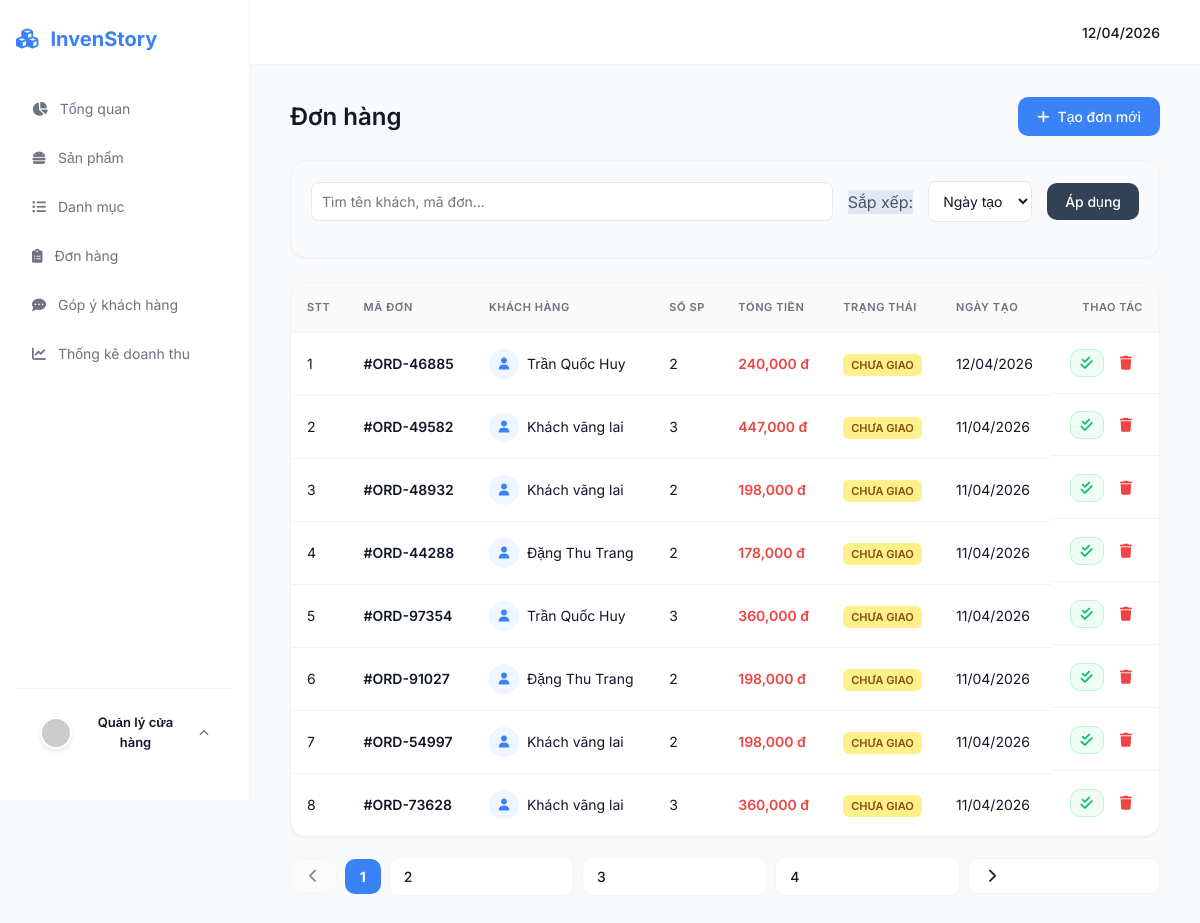
Page /admin/orders on the committed database.
### src/models.py (models this page shows)
class Order(db.Model):
    __tablename__ = 'orders'
    id = db.Column(db.Integer, primary_key=True)
    order_code = db.Column(db.String(20), unique=True, nullable=False)
    user_id = db.Column(db.Integer, db.ForeignKey('users.id', ondelete='SET NULL'))
    total_price = db.Column(db.Numeric(12, 2), nullable=False)
    status = db.Column(db.String(50), default='pending')
    shipping_address = db.Column(db.Text, nullable=False)
    note = db.Column(db.Text)
    created_at = db.Column(db.DateTime, default=datetime.utcnow)
    items = db.relationship('OrderItem', backref='order', cascade="all, delete-orphan")
    payment = db.relationship('Payment', backref='order', uselist=False, cascade="all, delete-orphan")

class User(db.Model):
    __tablename__ = 'users'
    id = db.Column(db.Integer, primary_key=True)
    username = db.Column(db.String(50), unique=True, nullable=False)
    full_name = db.Column(db.String(100), nullable=False)
    email = db.Column(db.String(100), unique=True, nullable=False)
    password_hash = db.Column(db.String(255), nullable=False)
    phone = db.Column(db.String(15))
    address = db.Column(db.Text)
    role = db.Column(db.String(20), default='customer')
    created_at = db.Column(db.DateTime, default=datetime.utcnow)
    cart = db.relationship('Cart', backref='user', uselist=False, cascade="all, delete-orphan")
    orders = db.relationship('Order', backref='user', lazy=True)
    reviews = db.relationship('Review', backref='user', lazy=True)

### src/admin.py (the view, shortened to what this page needs)
@admin_bp.route('/orders')
def admin_orders():
    search_query = request.args.get('search', '').strip()
    page = request.args.get('page', 1, type=int)
    query = Order.query.outerjoin(User)
    pagination = query.order_by(Order.created_at.desc()).paginate(page=page, per_page=8, error_out=False)
    orders = pagination.items
    all_users = User.query.filter(User.role != 'admin').all()
    all_products = Product.query.all()
    return render_template('admin/order.html',
                           orders=orders,
                           pagination=pagination,
                           search_query=search_query,
                           users=all_users,
                           products=all_products)

### src/templates/admin/order.html (shortened to what this page needs)
{% extends "admin/base.html" %}
{% block content %}
<div class="page-header">
    <h1 style="font-size: 24px; font-weight: 600;">Đơn hàng</h1>
    <div class="actions">
        <button class="btn btn-add" onclick="toggleAdminOrderModal()">
            <i class="fa-solid fa-plus"></i> Tạo đơn mới
        </button>
    </div>
</div>
<div class="data-card" style="padding: 20px; margin-bottom: 24px; background: #f8fafc;">
    <form method="get" action="{{ url_for('admin.admin_orders') }}"
        style="display: flex; gap: 15px; align-items: center; margin-bottom: 15px; flex-wrap: wrap;">
        <input type="text" name="search" value="{{ search_query }}" placeholder="Tìm tên khách, mã đơn..."
            style="flex: 1; min-width: 250px; padding: 10px; border: 1px solid #e2e8f0; border-radius: 8px;">
        <span class="badge" style="background: #e2e8f0; color: #475569;">Sắp xếp:</span>
        <select name="sort" style="padding: 10px; border: 1px solid #e2e8f0; border-radius: 8px;">
            <option value="date">Ngày tạo</option>
        </select>
        <button type="submit" class="btn btn-upload" style="background: #334155; color: white; border: none;">Áp
            dụng</button>
    </form>
</div>
<div class="data-card">
    <table>
        <thead>
            <tr>
                <th>STT</th>
                <th>Mã đơn</th>
                <th>Khách hàng</th>
                <th>Số SP</th>
                <th>Tổng tiền</th>
                <th>Trạng thái</th>
                <th>Ngày tạo</th>
                <th style="text-align: right;">Thao tác</th>
            </tr>
        </thead>
        <tbody id="orderTable">
            {% for order in orders %}
            <tr id="order-row-{{ order.id }}">
                <td>{{ loop.index + (pagination.page - 1) * pagination.per_page }}</td>
                <td><b>#{{ order.order_code }}</b></td>
                <td>
                    <div style="display: flex; align-items: center; gap: 8px;">
                        <div
                            style="width: 30px; height: 30px; background: var(--primary-light); color: var(--primary); border-radius: 50%; display: flex; align-items: center; justify-content: center; font-weight: bold;">
                            <i class="fa-solid fa-user" style="font-size: 12px;"></i>
                        </div>
                        <span>{{ order.user.full_name if order.user else 'Khách vãng lai' }}</span>
                    </div>
                </td>
                <td>{{ order.items | sum(attribute='quantity') }}</td>
                <td style="color: var(--danger); font-weight: 600;">
                    {{ "{:,.0f}".format(order.total_price) }} đ
                </td>
                <td id="status-col-{{ order.id }}">
                    {% if order.status == 'pending' %}
                    <span class="status-badge" style="background: #fef08a; color: #854d0e;">Chưa giao</span>
                    {% else %}
                    <span class="status-badge" style="background: #dcfce7; color: #166534;">Đã giao</span>
                    {% endif %}
                </td>
                <td>{{ order.created_at.strftime('%d/%m/%Y') if order.created_at else '' }}</td>
                <td style="text-align: right; display: flex; justify-content: flex-end; gap: 5px;">
                    <button class="btn text-success"
                        style="padding: 6px 10px; background: #f0fdf4; border: 1px solid #bbf7d0;"
                        onclick="toggleOrderStatus({{ order.id }})">
                        <i class="fa-solid fa-check-double"></i>
                    </button>
                    <button class="btn text-danger" style="padding: 6px 10px; background: transparent;"
                        onclick="deleteOrder({{ order.id }})">
                        <i class="fa-solid fa-trash"></i>
                    </button>
                </td>
            </tr>
            {% endfor %}
        </tbody>
    </table>
</div>
<div class="pagination-wrapper"
    style="display: flex; justify-content: flex-end; align-items: center; margin-top: 20px; gap: 8px;">
    {% if pagination.has_prev %}
    <a href="{{ url_for('admin.admin_orders', page=pagination.prev_num, search=search_query) }}" class="btn btn-upload">
        <i class="fa-solid fa-chevron-left"></i>
    </a>
    {% else %}
    <button class="btn btn-upload" style="opacity: 0.5; cursor: not-allowed;" disabled><i
            class="fa-solid fa-chevron-left"></i></button>
    {% endif %}
    {% for page_num in pagination.iter_pages(left_edge=1, right_edge=1, left_current=1, right_current=2) %}
    {% if page_num %}
    {% if pagination.page == page_num %}
    <button class="btn btn-add" style="padding: 8px 14px; font-weight: bold;">{{ page_num }}</button>
    {% else %}
    <a href="{{ url_for('admin.admin_orders', page=page_num, search=search_query) }}" class="btn btn-upload"
        style="padding: 8px 14px;">{{ page_num }}</a>
    {% endif %}
    {% else %}
    <span style="color: var(--text-muted);">...</span>
    {% endif %}
    {% endfor %}
    {% if pagination.has_next %}
    <a href="{{ url_for('admin.admin_orders', page=pagination.next_num, search=search_query) }}" class="btn btn-upload">
        <i class="fa-solid fa-chevron-right"></i>
    </a>
    {% else %}
    <button class="btn btn-upload" style="opacity: 0.5; cursor: not-allowed;" disabled><i
            class="fa-solid fa-chevron-right"></i></button>
    {% endif %}
</div>
{% endblock %}

### src/static/css/style.css (style rules this page uses)
:root { --bg-body: #f9fafb; --sidebar-w: 250px; --primary: #3b82f6; --primary-light: #eff6ff; --border: #f3f4f6; --text-main: #111827; --text-muted: #6b7280; --success: #10b981; --warning: #f59e0b; --danger: #ef4444; --shadow-sm: 0 1px 2px 0 rgba(0, 0, 0, 0.05); --shadow-md: 0 4px 6px -1px rgba(0, 0, 0, 0.1), 0 2px 4px -1px rgba(0, 0, 0, 0.06); }
* { margin: 0; padding: 0; box-sizing: border-box; font-family: 'Inter', sans-serif; }
body { background-color: var(--bg-body); color: var(--text-main); line-height: 1.5; -webkit-font-smoothing: antialiased; }
a { text-decoration: none; color: inherit; display: flex; align-items: center; gap: 12px; width: 100%; }
.page-header { display: flex; justify-content: space-between; align-items: center; margin-bottom: 24px; }
.data-card { background: #fff; border-radius: 16px; border: 1px solid var(--border); box-shadow: var(--shadow-sm); overflow: hidden; }
table { width: 100%; border-collapse: collapse; }
th { text-align: left; padding: 16px; font-size: 11px; text-transform: uppercase; letter-spacing: 0.05em; color: var(--text-muted); border-bottom: 1px solid var(--border); background: #fafafa; font-weight: 600; }
td { padding: 16px; border-bottom: 1px solid var(--border); font-size: 14px; color: var(--text-main); vertical-align: middle; }
tr:last-child td { border-bottom: none; }
td b, td strong { font-weight: 600; color: var(--text-main); }
.btn { padding: 10px 18px; border-radius: 10px; cursor: pointer; font-size: 14px; font-weight: 500; display: inline-flex; align-items: center; gap: 8px; transition: 0.2s ease; border: 1px solid transparent; }
.btn i { font-size: 14px; }
.btn-add { background: var(--primary); color: #fff; }
.btn-upload { border-color: var(--border); background: #fff; color: var(--text-main); }
input, select { padding: 10px 14px; border: 1px solid var(--border); border-radius: 10px; outline: none; font-size: 14px; color: var(--text-main); transition: all 0.2s ease; background: #fff; }
.text-success { color: var(--success) !important; }
.text-danger { color: var(--danger) !important; }
.status-badge { padding: 4px 8px; border-radius: 6px; font-size: 11px; font-weight: 600; text-transform: uppercase; }

### rows in the picture
Order: order_code "ORD-46885", user "Trần Quốc Huy", items|sum "2", total_price "240,000", status "CHƯA GIAO", created_at "12/04/2026"
Order: order_code "ORD-49582", user "Khách vãng lai", items|sum "3", total_price "447,000", status "CHƯA GIAO", created_at "11/04/2026"
Order: order_code "ORD-48932", user "Khách vãng lai", items|sum "2", total_price "198,000", status "CHƯA GIAO", created_at "11/04/2026"
Order: order_code "ORD-44288", user "Đặng Thu Trang", items|sum "2", total_price "178,000", status "CHƯA GIAO", created_at "11/04/2026"
Order: order_code "ORD-97354", user "Trần Quốc Huy", items|sum "3", total_price "360,000", status "CHƯA GIAO", created_at "11/04/2026"
Order: order_code "ORD-91027", user "Đặng Thu Trang", items|sum "2", total_price "198,000", status "CHƯA GIAO", created_at "11/04/2026"
Order: order_code "ORD-54997", user "Khách vãng lai", items|sum "2", total_price "198,000", status "CHƯA GIAO", created_at "11/04/2026"
Order: order_code "ORD-73628", user "Khách vãng lai", items|sum "3", total_price "360,000", status "CHƯA GIAO", created_at "11/04/2026"

### other values in the picture
{{ page_num }} "1"
{{ page_num }} "2" "3" "4"
